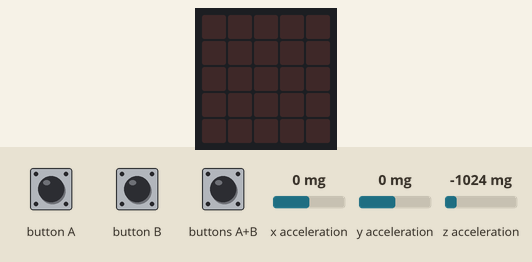
Recording of a program running on a simulated BBC micro:bit running MicroPython. On the bench: the board's 5×5 LED display. The test bench sets the inputs (shaded band); at power-on: x acceleration 0 mg, y acceleration 0 mg, z acceleration -1024 mg. No radio messages arrive unless stated (any console line starting 'radio sent:' is added by the test bench); what the program prints to the serial console is not drawn.

Above: at 1.2 s.
1.3 s: buttons A+B pressed for 0.15 s
At 3.0 s:
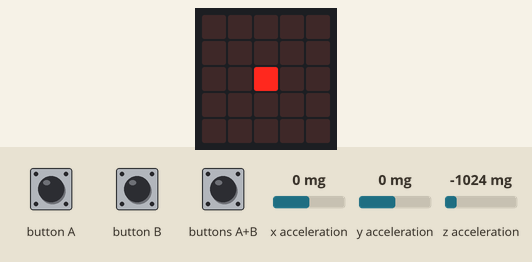
4.4 s: x acceleration set to -1440 mg
At 5.4 s:
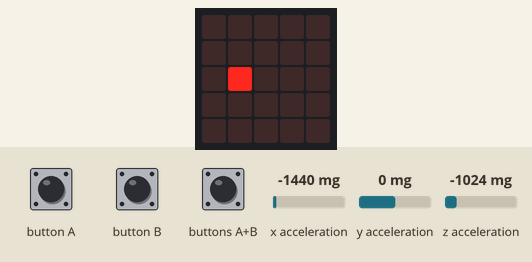
7.4 s: y acceleration set to -1440 mg
At 8.9 s:
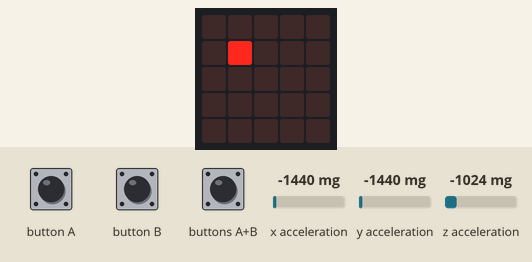
10.4 s: button A pressed for 0.15 s
Timing chart, 0 to 13.1 s (numbered marks = the images above; inputs shaded):
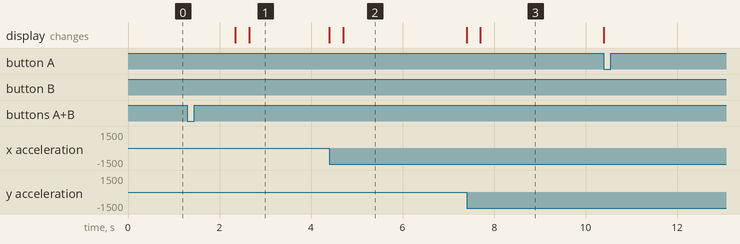

The program:

gyroscope_server.py
```python
# -------------------------------------------------------------
#
# Description:
#   This script uses the gyroscope in to axes (x,y).
#   Single LED is on, and it follows the tilt of the board, simulating movement of a ball on tilted plane
#   It has a SENSITIVITY value, which is further controlled by button A or B
#   When both A and B buttons are pressed at the same time, the debug mode starts, showing the LED
#   When NOT in debug mode, this code sends the data to another microbit board over radio
#
# -------------------------------------------------------------

from microbit import *
import radio
radio.on()

LED_X = LED_Y = 2
LAST_X, LAST_Y, LAST_Z = accelerometer.get_values()

SENSITIVITY = 100

display.clear()

DEBUG = False

while True:
    # Read the accelerometer data
    x, y, z = accelerometer.get_values()

    if x > (LAST_X + SENSITIVITY) and x > 0:
        LED_X = min(4, LED_X + 1)
        LAST_X = x
    elif x < (LAST_X - SENSITIVITY) and x < 0:
        LED_X = max(0, LED_X - 1)
        LAST_X = x

    if y > (LAST_Y + SENSITIVITY) and y > 0:
        LED_Y = min(4, LED_Y + 1)
        LAST_Y = y
    elif y < (LAST_Y - SENSITIVITY) and y < 0:
        LED_Y = max(0, LED_Y - 1)
        LAST_Y = y

    if button_a.is_pressed() and button_b.is_pressed():
        if DEBUG is True:
            DEBUG = False
            display.clear()
        else:
            DEBUG = True
        sleep(1000)
    elif button_a.is_pressed():
        SENSITIVITY = max(0, SENSITIVITY-10)
        print(SENSITIVITY)
        sleep(100)
    elif button_b.is_pressed():
        SENSITIVITY = min(1000, SENSITIVITY+10)
        print(SENSITIVITY)
        sleep(100)

    if DEBUG:
        # Turn off all LEDs
        display.clear()
        # Turn on the LED at coordinates
        display.set_pixel(LED_X, LED_Y, 9)

    # Send LED coordinates through radio
    radio.send("LED:{}:{}".format(LED_X, LED_Y))
```
